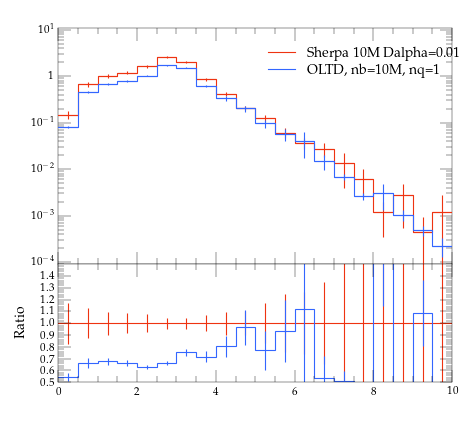

This chart was generated by the following Python code:
#! /usr/bin/env python

# This Python script was auto-generated using YODA v2.0.0.
# Analysis object: /evtb/inc_tjg_dr
# Timestamp: 13-04-2024 (07:56:31)

import matplotlib as mpl
import matplotlib.pyplot as plt
mpl.use('Agg') # comment out for interactive use
import os
import numpy as np

plotDir = os.path.split(os.path.realpath(__file__))[0]
if 'YODA_USER_PLOT_PATH' in globals():
    plot_outdir = globals()['YODA_USER_PLOT_PATH']
else:
    plot_outdir = plotDir

#plot style
plt.style.use(os.path.join(plotDir, '../default.mplstyle'))
# plot metadata
figW, figH = plt.rcParams['figure.figsize']
ax_xLabel = r''
ax_yLabel = r''
ax_title  = r''
ax_xScale = 'linear'
ax_yScale = 'log'
xLims = (0.0, 10.0)
yLims = (9e-05, 11.0)

# TeX-friendly labels for the legend
labels = [ r"Sherpa 10M Dalpha=0.01", r"OLTD, nb=10M, nq=1" ]

# Create figure and axis objects
fig, (ax, ratio0_ax) = plt.subplots(2, 1, sharex=True,
                  figsize=(figW,figH), gridspec_kw={'height_ratios': (2, 1)})
ratio0_ax.yaxis.set_major_locator(mpl.ticker.MultipleLocator(0.1))
ratio0_ax.set_ylim(0.5, 1.4999)
ratio0_ax.set_ylabel('Ratio')

# LineColor map: curve index -> color
linecolors = {0: '#EE3311', 1: '#3366FF'}
# the numerical data is stored in a separate file
dataf = dict()
prefix = os.path.split(__file__)[0]
if prefix:    prefix = prefix + '/'
exec(open(prefix+'inc_tjg_dr__data.py').read(), dataf)


legend_handles = [] # keep track of handles for the legend

# style options for curves
# starts at zorder>=5 to draw curve on top of legend
styles = {
  'curve0': {
    'color' : linecolors[0],
    'linestyle' : '-',
    'marker' : 'o',
    'zorder' : 5,
    'histstyle' : True,
  },
  'curve1': {
    'color' : linecolors[1],
    'linestyle' : '-',
    'marker' : 'o',
    'zorder' : 6,
    'histstyle' : True,
  },
}
# curve from input yoda files in main panel
for label in dataf['yvals'].keys():
    if all(np.isnan(v) for v in dataf['yvals'][label]):
        continue
    tmp = None
    if styles[label]['histstyle']: # draw as histogram
        tmp, = ax.plot(dataf['xedges'], dataf['yedges'][label],
                       color=styles[label]['color'],
                       linestyle=styles[label]['linestyle'],
                       drawstyle='steps-pre', solid_joinstyle='miter',
                       zorder=styles[label]['zorder'], label=label)
        ax.errorbar(dataf['xpoints'], dataf['yvals'][label], color=styles[label]['color'],
                    xerr=dataf['xerrs'], yerr=[dataf['ydowns'][label], dataf['yups'][label]],
                    linestyle='none', zorder=styles[label]['zorder'])
    else: # draw as scatter
        tmp = ax.errorbar(dataf['xpoints'], dataf['yvals'][label],
                          xerr=dataf['xerrs'],
                          yerr=[ dataf['ydowns'][label],
                          dataf['yups'][label] ],
                          fmt=styles[label]['marker'],
                          ecolor=styles[label]['color'],
                          color=styles[label]['color'], zorder=2)
        tmp[-1][0].set_linestyle(styles[label]['linestyle'])
    legend_handles += [tmp]
    for varLabel in dataf['variation_yvals'].keys():
        if varLabel.startswith(label):
            tmp, = ax.plot(dataf['xedges'], dataf['variation_yvals'][varLabel],
                           color=styles[label]['color'],
                           linestyle=styles[label]['linestyle'],
                           drawstyle='steps-pre', solid_joinstyle='miter',
                           zorder=styles[label]['zorder'], alpha=0.5)


# plots on ratio panel
# curve from input yoda files in ratio panel
for label, yvals in dataf['ratio0_yvals'].items():
    if all(np.isnan(v) for v in yvals):
        continue
    if styles[label]['histstyle']: # plot as histogram
        ratio0_ax.plot(dataf['xedges'], yvals,
                       color=styles[label]['color'],
                       linestyle=styles[label]['linestyle'],
                       drawstyle='steps-pre', zorder=1,
                       solid_joinstyle='miter')
        ratio0_ax.vlines(dataf['xpoints'],
                         dataf['ratio0_ymin'][label],
                         dataf['ratio0_ymax'][label],
                         color=styles[label]['color'], zorder=1)
    else: # plot as scatter
        tmp = ratio0_ax.errorbar(dataf['xpoints'],
                                 yvals, xerr=dataf['xerrs'],
                                 yerr=dataf['ratio0_yerrs'][label],
                                 fmt=styles[label]['marker'],
                                 ecolor=styles[label]['color'],
                                 color=styles[label]['color'])
        tmp[-1][0].set_linestyle(styles[label]['linestyle'])

    for varlabel in dataf['ratio0_variation_vals'].keys():
        if varlabel.startswith(label):
            ratio0_ax.plot(dataf['xedges'],
                            dataf['ratio0_variation_vals'][varlabel],
                            color=styles[label]['color'],
                            linestyle=styles[label]['linestyle'],
                            drawstyle='steps-pre', solid_joinstyle='miter',
                            zorder=1, alpha=0.5)

legend_pos = (0.5, 0.97)
ax.legend(legend_handles, labels, loc='upper left', bbox_to_anchor=legend_pos)

# set plot metadata as defined above
ratio0_ax.set_xlabel(ax_xLabel)
ratio0_ax.xaxis.set_label_coords(1., -.15)
ax.set_ylabel(ax_yLabel, loc='top')
ax.set_title(ax_title, loc='left')
ax.set_xscale(ax_xScale)
ax.set_yscale(ax_yScale)
ax.set_xlim(xLims)
ax.set_ylim(yLims)

# tick formatting
plt.rcParams['xtick.top'] = True
plt.rcParams['ytick.right'] = True
ax.yaxis.set_major_locator(mpl.ticker.LogLocator(base=10.0, numticks=np.inf))
ax.yaxis.set_minor_locator(mpl.ticker.LogLocator(
                           base=10.0, subs=np.arange(0.1, 1, 0.1), numticks=np.inf))
fig.align_ylabels((ax, ratio0_ax))
plt.savefig(os.path.join(plot_outdir, 'inc_tjg_dr.pdf'), format='PDF')
plt.savefig(os.path.join(plot_outdir, 'inc_tjg_dr.png'), format='PNG')

plt.close(fig)
